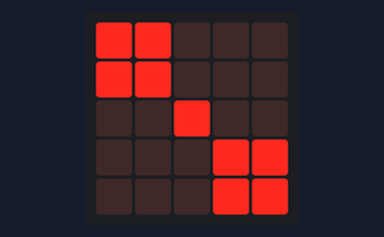
A program run on a simulated BBC micro:bit (MakeCode). Parts: the board's 5×5 LED display.

Above: at 0.2 s.
At 0.6 s:
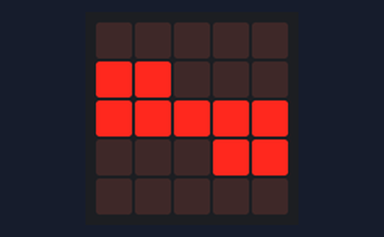
At 1.0 s:
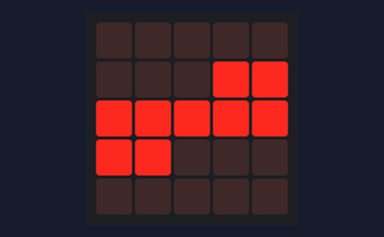
At 1.4 s:
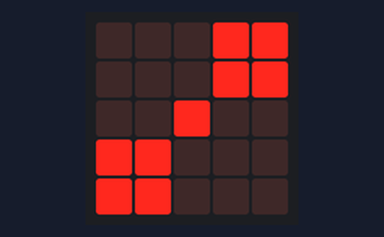
At 1.8 s:
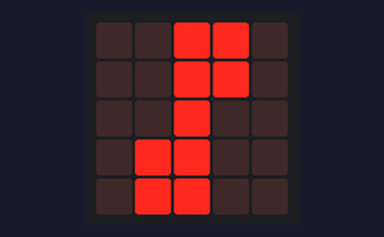
At 2.2 s:
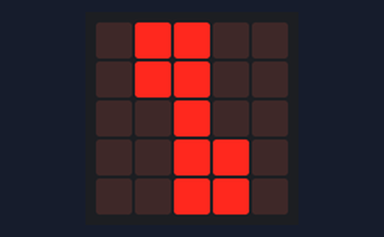

Measured:
- by itself, everything shown: repeats every 2.8 s, in 6 steps
- what the display in image 1 shows lasts 0.4 s, from 0.4 s to 0.8 s

The program:

main.ts
```typescript
basic.forever(function () {
    basic.showLeds(`
        # # . . .
        # # . . .
        . . # . .
        . . . # #
        . . . # #
        `)
    basic.showLeds(`
        . . . . .
        # # . . .
        # # # # #
        . . . # #
        . . . . .
        `)
    basic.showLeds(`
        . . . . .
        . . . # #
        # # # # #
        # # . . .
        . . . . .
        `)
    basic.showLeds(`
        . . . # #
        . . . # #
        . . # . .
        # # . . .
        # # . . .
        `)
    basic.showLeds(`
        . . # # .
        . . # # .
        . . # . .
        . # # . .
        . # # . .
        `)
    basic.showLeds(`
        . # # . .
        . # # . .
        . . # . .
        . . # # .
        . . # # .
        `)
    basic.showLeds(`
        # # . . .
        # # . . .
        . . # . .
        . . . # #
        . . . # #
        `)
})
```

test.ts
```typescript
// здесь помещаются тесты; они не будут скомпилированы, пока пакет используется в качестве расширения.
```
